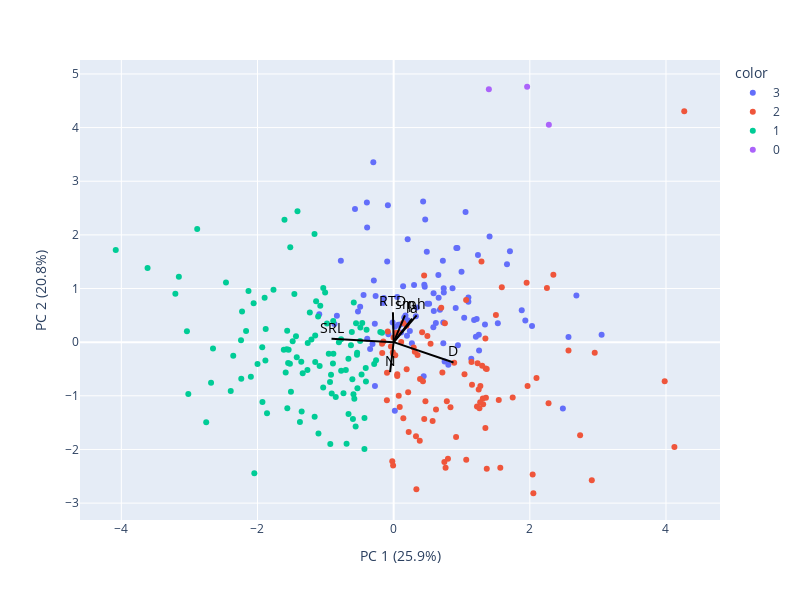

Here is the notebook cell this chart was saved with:
### Code cell
pca1 = PCA(n_components=7)
components = pca1.fit_transform(scaled_features)

loadings = pca1.components_.T * np.sqrt(pca1.explained_variance_)

labels = {
    str(i): f"PC {i+1} ({var:.1f}%)"
    for i, var in enumerate(pca1.explained_variance_ratio_ * 100)
}

fig = px.scatter(components, x=0, y=1, color=df5['clusters'],labels=labels,height=600,width=800)

for i, feature in enumerate(features):
    fig.add_shape(
        type='line',
        x0=0, y0=0,
        x1=loadings[i, 0],
        y1=loadings[i, 1],
        line=dict(
        color="black",
        width=2,
    )
    )
    fig.add_annotation(
        x=loadings[i, 0],
        y=loadings[i, 1],
        ax=0, ay=0,
        xanchor="center",
        yanchor="bottom",
        text=feature,
        font=dict(
            size=14,
            color="black"
            )
    )
fig.show()
